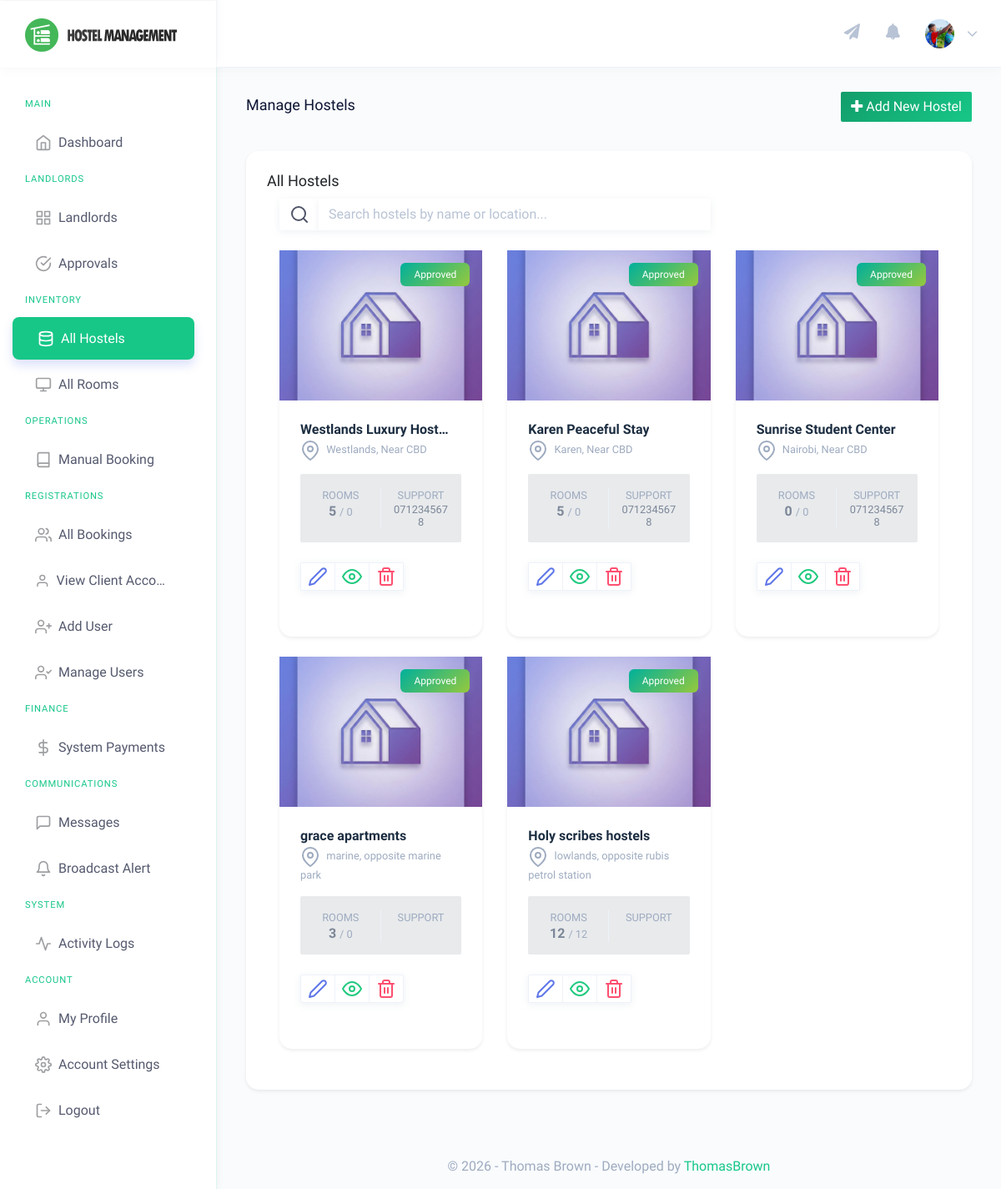
Page /admin/manage-hostels.php (signed in) on the committed database.
### tables this page shows
CREATE TABLE `users` (
  `id` int(11) NOT NULL,
  `tenant_id` int(11) DEFAULT NULL,
  `email` varchar(255) NOT NULL,
  `password` varchar(255) NOT NULL,
  `role` enum('admin','landlord','client','caretaker') NOT NULL,
  `full_name` varchar(255) NOT NULL,
  `first_name` varchar(255) DEFAULT NULL,
  `middle_name` varchar(255) DEFAULT NULL,
  `last_name` varchar(255) DEFAULT NULL,
  `gender` varchar(50) DEFAULT NULL,
  `contact_no` varchar(50) DEFAULT NULL,
  `profile_pic` varchar(255) DEFAULT NULL,
  `id_no` varchar(50) DEFAULT NULL,
  `status` enum('active','suspended') DEFAULT 'active',
  `created_at` timestamp NOT NULL DEFAULT current_timestamp(),
  `original_id` int(11) DEFAULT NULL,
  `original_table` varchar(50) DEFAULT NULL,
  `assigned_hostel_id` int(11) DEFAULT NULL
);

CREATE TABLE `hostels` (
  `id` int(11) NOT NULL,
  `tenant_id` int(11) NOT NULL,
  `name` varchar(255) NOT NULL,
  `description` text DEFAULT NULL,
  `address` varchar(500) NOT NULL,
  `city` varchar(100) NOT NULL,
  `state` varchar(100) DEFAULT NULL,
  `postal_code` varchar(20) DEFAULT NULL,
  `phone` varchar(20) DEFAULT NULL,
  `email` varchar(255) DEFAULT NULL,
  `status` enum('pending','approved','rejected','suspended') NOT NULL DEFAULT 'pending',
  `featured_image` varchar(500) DEFAULT NULL,
  `created_at` timestamp NOT NULL DEFAULT current_timestamp(),
  `updated_at` timestamp NOT NULL DEFAULT current_timestamp() ON UPDATE current_timestamp()
);

### includes/tenant_manager.php (called while the page is built, shortened)
<?php
class TenantManager {
    public function getCurrentTenantId() {
        if ($this->isSuperAdmin()) {
            return isset($_SESSION['impersonate_tenant_id']) ? $_SESSION['impersonate_tenant_id'] : null;
        }
        return isset($_SESSION['tenant_id']) ? $_SESSION['tenant_id'] : null;
    }
    public function isSuperAdmin() {
        return isset($_SESSION['role']) && $_SESSION['role'] === 'admin';
    }
    public function getTenantWhereClause($tableAliasOrIncludeWhere = true, $includeWhere = true) {
        $tablePrefix = "";
        $useWhere = $includeWhere;
        if (is_string($tableAliasOrIncludeWhere)) {
            $tablePrefix = $tableAliasOrIncludeWhere . ".";
        } elseif (is_bool($tableAliasOrIncludeWhere)) {
            $useWhere = $tableAliasOrIncludeWhere;
        }
        $tenantId = $this->getCurrentTenantId();
        if ($this->isSuperAdmin() && !isset($_SESSION['impersonate_tenant_id'])) {
            return "";
        }
        return ($useWhere ? " WHERE " : "") . " {$tablePrefix}tenant_id = '$tenantId' ";
    }
}
?>

### includes/hostel-helper.php (called while the page is built, shortened)
<?php
function getHostelFeaturedImage($mysqli, $hostel_id) {
    $query = "SELECT image_path FROM hostel_images WHERE hostel_id = ? AND is_primary = 1 LIMIT 1";
    $stmt = $mysqli->prepare($query);
    $stmt->bind_param('i', $hostel_id);
    $stmt->execute();
    $result = $stmt->get_result();
    $query = "SELECT image_path FROM hostel_images WHERE hostel_id = ? ORDER BY display_order ASC LIMIT 1";
    $stmt = $mysqli->prepare($query);
    $stmt->bind_param('i', $hostel_id);
    $stmt->execute();
    $result = $stmt->get_result();
    if ($row = $result->fetch_object()) {
        return $row->image_path;
    }
    return 'assets/images/hostel-placeholder.jpg';
}
?>

### admin/manage-hostels.php (the view, shortened to what this page needs)
<?php
    include('../includes/check-login.php');
    include('../includes/tenant_manager.php');
    $tm = new TenantManager($mysqli);
    include('../includes/hostel-helper.php');
?>
<!DOCTYPE html>
<html dir="ltr" lang="en">
<head>
    <link href="../assets/extra-libs/datatables.net-bs4/css/dataTables.bootstrap4.css" rel="stylesheet">
    <link href="../dist/css/style.min.css" rel="stylesheet">
    <link href="../assets/css/custom-gradients.css" rel="stylesheet">
    <link href="../dist/css/icons/font-awesome/css/fontawesome-all.min.css" rel="stylesheet">
</head>
<body>
    <div id="main-wrapper" data-theme="light" data-layout="vertical" data-navbarbg="skin6" data-sidebartype="full"
        data-sidebar-position="fixed" data-header-position="fixed" data-boxed-layout="full">
        <header class="topbar" data-navbarbg="skin6">
            <?php include 'includes/navigation.php'?>
        </header>
        <aside class="left-sidebar" data-sidebarbg="skin6">
            <div class="scroll-sidebar" data-sidebarbg="skin6">
            </div>
        </aside>
        <div class="page-wrapper">
            <div class="page-breadcrumb">
                <div class="row">
                    <div class="col-7 align-self-center">
                        <h4 class="page-title text-truncate text-dark font-weight-medium mb-1">Manage Hostels</h4>
                    </div>
                    <div class="col-5 align-self-center">
                        <div class="customize-input float-right">
                            <a href="add-hostel.php" class="btn btn-primary">
                                <i class="fa fa-plus"></i> Add New Hostel
                            </a>
                        </div>
                    </div>
                </div>
            </div>
            <div class="container-fluid">
                <div class="row">
                    <div class="col-12">
                        <div class="card">
                            <div class="card-body">
                                <h4 class="card-title">All Hostels</h4>
            <div class="container-fluid">
                <div class="row mb-4">
                    <div class="col-md-6 col-lg-8">
                        <div class="customize-input">
                            <div class="input-group">
                                <div class="input-group-prepend">
                                    <span class="input-group-text bg-white border-0 shadow-sm"><i data-feather="search" class="feather-sm"></i></span>
                                </div>
                                <input class="form-control border-0 shadow-sm" type="search" id="hostelSearch" placeholder="Search hostels by name or location..." aria-label="Search">
                            </div>
                        </div>
                    </div>
                </div>
                <div class="row" id="hostelGrid">
                    <?php
                    $tenantWhere = $tm->getTenantWhereClause();
                    $query = "SELECT * FROM hostels $tenantWhere ORDER BY created_at DESC";
                    $res = $mysqli->query($query);
                    if($res->num_rows == 0):
                    ?>
                    <div class="col-12 text-center py-5">
                        <i data-feather="home" class="text-muted mb-3" style="width: 60px; height: 60px;"></i>
                        <h4>No Hostels Found</h4>
                        <p class="text-muted">You haven't added any hostels yet.</p>
                        <a href="add-hostel.php" class="btn btn-primary mt-3">Add First Hostel</a>
                    </div>
                    <?php
                    else:
                        while($row = $res->fetch_object()):
                            $featured_image = getHostelFeaturedImage($mysqli, $row->id);
                            $room_count_query = "SELECT COUNT(*) as count FROM rooms WHERE hostel_id = ?";
                            $stmt2 = $mysqli->prepare($room_count_query);
                            $stmt2->bind_param('i', $row->id);
                            $stmt2->execute();
                            $room_result = $stmt2->get_result();
                            $room_data = $room_result->fetch_object();
                            $actual_room_count = $room_data ? $room_data->count : 0;
                            $expected_query = "SELECT SUM(available_count) as expected FROM hostel_type_mapping WHERE hostel_id = ?";
                            $stmt3 = $mysqli->prepare($expected_query);
                            $stmt3->bind_param('i', $row->id);
                            $stmt3->execute();
                            $expected_result = $stmt3->get_result();
                            $expected_data = $expected_result->fetch_object();
                            $expected_room_count = $expected_data ? intval($expected_data->expected) : 0;
                            $statusClass = ($row->status == 'approved') ? 'success' : (($row->status == 'pending') ? 'warning' : 'danger');
                    ?>
                    <div class="col-md-6 col-lg-4 mb-4 hostel-card-item" data-name="<?php echo strtolower($row->name); ?>" data-loc="<?php echo strtolower($row->city . ' ' . $row->address); ?>">
                        <div class="card h-100 shadow-sm border-0 transition-all hover-shadow">
                            <div class="position-relative">
                                <img src="../<?php echo $featured_image; ?>" class="card-img-top" alt="Hostel" style="height: 180px; object-fit: cover;" onerror="this.src='../assets/images/hostel-placeholder.jpg'">
                                <div class="position-absolute" style="top: 15px; right: 15px;">
                                    <span class="badge badge-<?php echo $statusClass; ?> px-3 py-2 shadow-sm">
                                        <?php echo ucfirst($row->status); ?>
                                    </span>
                                </div>
                            </div>
                            <div class="card-body">
                                <div class="d-flex align-items-center mb-1">
                                    <h5 class="card-title text-dark font-weight-bold mb-0 text-truncate mr-2"><?php echo htmlentities($row->name); ?></h5>
                                </div>
                                <p class="text-muted small mb-3"><i data-feather="map-pin" class="feather-xs mr-1"></i> <?php echo htmlentities($row->city . ', ' . $row->address); ?></p>
                                <div class="bg-light rounded p-3 mb-3">
                                    <div class="row text-center">
                                        <div class="col-6 border-right">
                                            <small class="text-muted d-block text-uppercase small">Rooms</small>
                                            <h5 class="mb-0 font-weight-bold"><?php echo $actual_room_count; ?> <small class="text-muted">/ <?php echo $expected_room_count; ?></small></h5>
                                        </div>
                                        <div class="col-6">
                                            <small class="text-muted d-block text-uppercase small">Support</small>
                                            <h6 class="mb-0 font-weight-medium small"><?php echo htmlentities($row->phone); ?></h6>
                                        </div>
                                    </div>
                                </div>
                                <div class="d-flex justify-content-between align-items-center mt-auto pt-2">
                                    <div class="btn-group shadow-sm">
                                        <a href="edit-hostel.php?id=<?php echo $row->id; ?>" class="btn btn-light bg-white border text-info btn-sm" title="Edit">
                                            <i data-feather="edit-2" class="feather-xs"></i>
                                        </a>
                                        <a href="hostel-details.php?id=<?php echo $row->id; ?>" class="btn btn-light bg-white border text-success btn-sm" title="View Details">
                                            <i data-feather="eye" class="feather-xs"></i>
                                        </a>
                                        <a href="manage-hostels.php?del=<?php echo $row->id; ?>" class="btn btn-light bg-white border text-danger btn-sm" title="Delete"
                                           onclick="return confirm('Are you sure you want to delete this hostel? All related data will be removed.');">
                                            <i data-feather="trash-2" class="feather-xs"></i>
                                        </a>
                                    </div>
                                </div>
                            </div>
                        </div>
                    </div>
                    <?php
                        endwhile;
                    endif;
                    ?>
                </div>
            </div>
                            </div>
                        </div>
                    </div>
                </div>
            </div>
            <?php include 'includes/footer.php' ?>
        </div>
    </div>
</body>
</html>

### admin/includes/navigation.php (shortened to what this page needs)
<nav class="navbar top-navbar navbar-expand-md">
                <div class="navbar-header" data-logobg="skin6">
                    <div class="navbar-brand">
                        <?php
                            $dashLink = ($_SESSION['role'] == 'admin') ? 'super_dashboard.php' : 'dashboard.php';
                        ?>
                        <a href="<?php echo $dashLink; ?>">
                            <b class="logo-icon">
                                <img src="../assets/images/logo-icon-nav.png" alt="homepage" class="dark-logo" />
                            </b>
                            <span class="logo-text">
                                <img src="../assets/images/logo-text-nav.png" alt="homepage" class="dark-logo" />
                            </span>
                        </a>
                    </div>
                </div>
                <div class="navbar-collapse collapse" id="navbarSupportedContent">
                    <ul class="navbar-nav float-right">
                        <?php if($_SESSION['role'] == 'admin' || $_SESSION['role'] == 'landlord'): ?>
                        <li class="nav-item">
                            <a class="nav-link pl-md-3" href="javascript:void(0)" data-toggle="modal" data-target="#broadcastModal" title="Send Notification">
                                <span><i class="fas fa-paper-plane" style="font-size: 1.2rem;"></i></span>
                            </a>
                        </li>
                        <?php endif; ?>
                        <li class="nav-item dropdown">
                            <a class="nav-link dropdown-toggle pl-md-3 position-relative" href="javascript:void(0)"
                                id="bell" role="button" data-toggle="dropdown" aria-haspopup="true"
                                aria-expanded="false">
                                <span><i class="fas fa-bell" style="font-size: 1.2rem;"></i></span>
                            </a>
                        </li>
                        <li class="nav-item dropdown">
                            <a class="nav-link dropdown-toggle" href="javascript:void(0)" data-toggle="dropdown"
                                aria-haspopup="true" aria-expanded="false">
                                    <?php
                                    $aid=$_SESSION['id'];
                                        $ret="SELECT full_name, email, profile_pic from users where id=?";
                                        $stmt= $mysqli->prepare($ret) ;
                                        $stmt->bind_param('i',$aid);
                                        $stmt->execute();
                                        $res=$stmt->get_result();
                                        while($row=$res->fetch_object())
                                        {
                                            $userPic = $row->profile_pic ? "../uploads/profiles/" . $row->profile_pic : "../assets/images/users/admin-icn.png";
                                            ?>
                                <img src="<?php echo $userPic; ?>" alt="user" class="rounded-circle" width="35" height="35" style="object-fit: cover;">
                                <span class="ml-2 d-none d-lg-inline-block"><?php } ?><i data-feather="chevron-down"
                                        class="svg-icon"></i></span>
                            </a>
                        </li>
                    </ul>
                </div>
            </nav>

### rows in the picture
users: profile_pic (picture)
hostels: status "Approved", name "Westlands Luxury Host…", city+address "Westlands, Near CBD", actual_room_count "5", expected_room_count "0", phone "0712345678"
hostels: status "Approved", name "Karen Peaceful Stay", city+address "Karen, Near CBD", actual_room_count "5", expected_room_count "0", phone "0712345678"
hostels: status "Approved", name "Sunrise Student Center", city+address "Nairobi, Near CBD", actual_room_count "0", expected_room_count "0", phone "0712345678"
hostels: status "Approved", name "grace apartments", city+address "marine, opposite marine park", actual_room_count "3", expected_room_count "0"
hostels: status "Approved", name "Holy scribes hostels", city+address "lowlands, opposite rubis petrol station", actual_room_count "12", expected_room_count "12"
